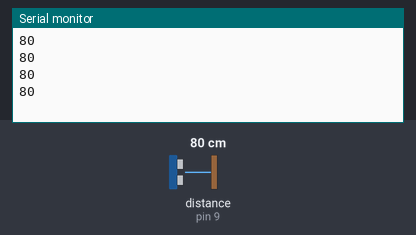
The sketch below on a simulated Arduino Uno, built with avr-gcc and run on an emulated ATmega328P. Parts: the last lines printed to the serial monitor. Wiring (inferred from the names in the program): ultrasonic range finder: trigger pin 8; echo pin 9. Inputs (shaded band) come from the test bench; at power-on: distance to the obstacle (sensor on pin 9) 80 cm. The echo pulse lasts 58.3 µs per cm.

Above: at 1.2 s.
1.3 s: distance to the obstacle (sensor on pin 9) set to 2 cm
At 1.73 s:
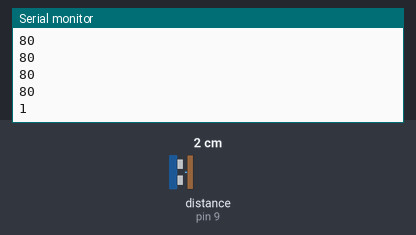
2.8 s: distance to the obstacle (sensor on pin 9) set to 4 cm
At 2.94 s:
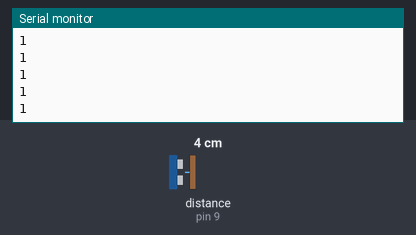
Timing chart, 0 to 5.8 s (numbered marks = the images above; inputs shaded):
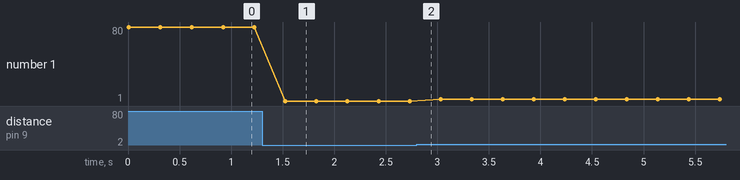

The sketch:

m3_atividade13_questaoA.ino
```cpp
#define TRIG 8
#define ECHO 9

void setup() {
  Serial.begin(9600);
  pinMode(TRIG, OUTPUT);
  pinMode(ECHO, INPUT);
}

long medirDistancia() {
  digitalWrite(TRIG, LOW);
  delayMicroseconds(2);
  digitalWrite(TRIG, HIGH);
  delayMicroseconds(10);
  digitalWrite(TRIG, LOW);

  long duracao = pulseIn(ECHO, HIGH);
  long distancia = duracao / 58;
  return distancia;
}

void loop() {
  long d = medirDistancia();
  Serial.println(d);
  delay(300);
}
```

Measured:
- after the input at 1.3 s, the serial monitor: prints a new line after 0.23 s (image 1)
- plotted number 1: 80 → 1 after the input at 1.3 s, 1 → 3 after the input at 2.8 s
